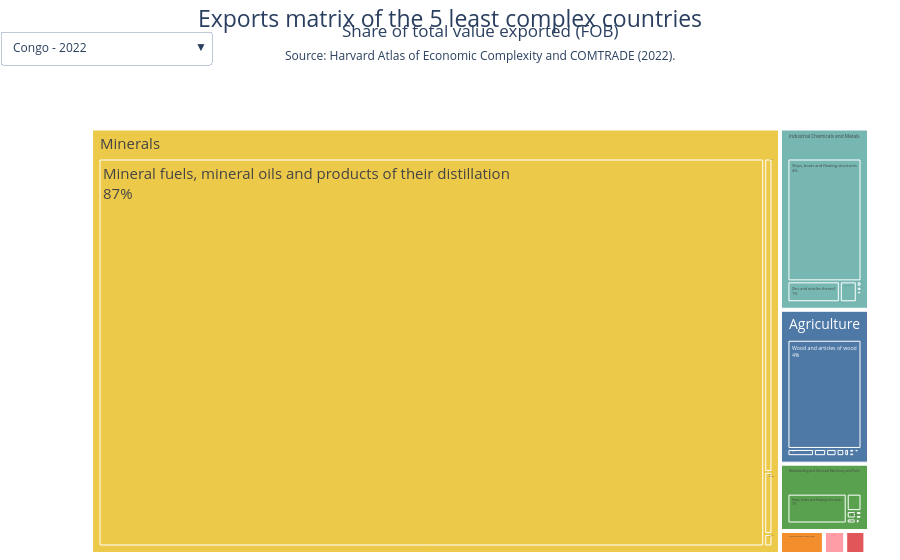

Write notebook code for a chart like this one.
### Code cell
# Plotting a tree map 
 # See this very useful example: https://stackoverflow.com/questions/64100889/add-dropdown-menu-to-plotly-express-treemap

data = bottom5_hs_merged

# Define custom colors for each cluster_name
custom_colors = {
        'Agriculture': '#4E79A7',
        'Industrial Chemicals and Metals': '#76B7B2',
        'Textile and Home Goods': '#FF9DA7',
        'Metalworking and Electrical Machinery and Parts': '#59A14F',
        'Construction, Building, and Home Supplies': '#F28E2B',
        'Electronic and Electrical Goods': '#E15759',
        'Textile Apparel and Accessories': '#AF7AA1',
        'Minerals': '#EDC949',     
}

# Tableau colors
#4E79A7 (Blue)
#F28E2B (Orange)
#E15759 (Red)
# #76B7B2 (Teal)
# #59A14F (Green)
# #EDC949 (Yellow)
# #AF7AA1 (Purple)
#FF9DA7 (Pink)

dfs = list(data.groupby("country",))

first_title = dfs[0][0]
traces = []
buttons = []
for i,d in enumerate(dfs):
        visible = [False] * len(dfs)
        visible[i] = True
        name = d[0]
        traces.append(
            px.treemap(d[1],
                    path=['cluster_name', 'desc_hs2'],
                    values='percent_fobvalue',
                    color='cluster_name',
                    color_discrete_map=custom_colors).update_traces(visible=True if i==0 else False).data[0]
        )
        
        buttons.append(dict(label=name,
                        method="update",
                        args=[{"visible":visible}]))  # Creating the dropdown menu

updatemenus = [{
        'active': 0,
        'buttons': buttons,
        'x': 0.16,  # Adjust the x position
        'y': 1.15,  # Adjust the y position
        'xanchor': 'right',  # Anchor the dropdown to the right
        'yanchor': 'top'  # Anchor the dropdown to the top
    }]

fig = go.Figure(data=traces,
                    layout=dict(updatemenus=updatemenus))

# Add title and subtitle
fig.update_layout(
    title={
        'text': "Exports matrix of the 5 least complex countries",
        'y':0.98,
        'x':0.5,
        'xanchor': 'center',
        'yanchor': 'top',
            'font': {'size': 23} 
        },
    annotations=[
        dict(
            text="Share of total value exported (FOB)",
            x=0.5,
            y=1.18,
            xref="paper",
            yref="paper",
            showarrow=False,
            font=dict(size=17)
            ),
        dict(
            text="Source: Harvard Atlas of Economic Complexity and COMTRADE (2022).",
            x=0.5,
            y=1.12,
            xref="paper",
            yref="paper",
            showarrow=False,
            font=dict(size=12)
        )
        ],
    margin=dict(t=100, l=25, r=25, b=0),
    showlegend=True,
    )

# Show percentages in each quadrant
fig.update_traces(textinfo='label+percent entry', textfont_size=15)

# Create white borders between categories
fig.update_traces(marker=dict(line=dict(width=1)))

# Remove all tooltips except the label and category
fig.update_traces(hovertemplate='%{label}<br>%{value:.1f}%<br>Category: %{customdata[0]}<extra></extra>')

# Erase the border of the treemap graph
fig.update_layout(xaxis_showgrid=False, yaxis_showgrid=False)

# Remove the outer border of the chart
fig.update_layout(
        paper_bgcolor='white',
        plot_bgcolor='white',
        margin=dict(t=100, l=25, r=25, b=0)
)
    
pio.write_json(fig, '../figures/figure3b.json', pretty=True) # JSON
pio.write_html(fig, '../figures/figure3b.html') #HTML 

# Show the figure
fig.show()

### Figure 1 — Plotly figure (JSON) as saved in the notebook; plotly's stock layout.template omitted (floating-point values rounded to 4 significant figures; data arrays with more than 128 entries replaced by an {"elided": "..."} marker saying what was removed)
{"data": [{"branchvalues": "total", "customdata": {"elided": "147x1 str values"}, "domain": {"x": [0, 1], "y": [0, 1]}, "hovertemplate": "%{label}<br>%{value:.1f}%<br>Category: %{customdata[0]}<extra></extra>", "ids": {"elided": "147 str values"}, "labels": {"elided": "147 str values"}, "marker": {"colors": {"elided": "147 str values"}, "line": {"width": 1}}, "name": "", "parents": {"elided": "147 str values"}, "textfont": {"size": 15}, "textinfo": "label+percent entry", "type": "treemap", "values": {"elided": "147 float values"}, "visible": true}, {"branchvalues": "total", "customdata": {"elided": "140x1 str values"}, "domain": {"x": [0, 1], "y": [0, 1]}, "hovertemplate": "%{label}<br>%{value:.1f}%<br>Category: %{customdata[0]}<extra></extra>", "ids": {"elided": "140 str values"}, "labels": {"elided": "140 str values"}, "marker": {"colors": {"elided": "140 str values"}, "line": {"width": 1}}, "name": "", "parents": {"elided": "140 str values"}, "textfont": {"size": 15}, "textinfo": "label+percent entry", "type": "treemap", "values": {"elided": "140 float values"}, "visible": false}, {"branchvalues": "total", "customdata": {"elided": "167x1 str values"}, "domain": {"x": [0, 1], "y": [0, 1]}, "hovertemplate": "%{label}<br>%{value:.1f}%<br>Category: %{customdata[0]}<extra></extra>", "ids": {"elided": "167 str values"}, "labels": {"elided": "167 str values"}, "marker": {"colors": {"elided": "167 str values"}, "line": {"width": 1}}, "name": "", "parents": {"elided": "167 str values"}, "textfont": {"size": 15}, "textinfo": "label+percent entry", "type": "treemap", "values": {"elided": "167 float values"}, "visible": false}, {"branchvalues": "total", "customdata": [["Industrial Chemicals and Metals"], ["Electronic and Electrical Goods"], ["Construction, Building, and Home Supplies"], ["Industrial Chemicals and Metals"], ["Agriculture"], ["Industrial Chemicals and Metals"], ["Minerals"], ["Metalworking and Electrical Machinery and Parts"], ["Electronic and Electrical Goods"], ["Agriculture"], ["Minerals"], ["Industrial Chemicals and Metals"], ["Textile and Home Goods"], ["Agriculture"], ["Minerals"], ["Industrial Chemicals and Metals"], ["Metalworking and Electrical Machinery and Parts"], ["Electronic and Electrical Goods"], ["Construction, Building, and Home Supplies"], ["Textile and Home Goods"], ["Industrial Chemicals and Metals"], ["Metalworking and Electrical Machinery and Parts"], ["Agriculture"], ["Agriculture"], ["Textile and Home Goods"], ["Agriculture"], ["Agriculture"], ["Industrial Chemicals and Metals"], ["Construction, Building, and Home Supplies"], ["Agriculture"], ["Construction, Building, and Home Supplies"], ["Industrial Chemicals and Metals"], ["Construction, Building, and Home Supplies"], ["Construction, Building, and Home Supplies"], ["Textile and Home Goods"], ["Industrial Chemicals and Metals"], ["Minerals"], ["Agriculture"], ["Textile and Home Goods"], ["Metalworking and Electrical Machinery and Parts"], ["Industrial Chemicals and Metals"], ["Textile and Home Goods"], ["Agriculture"], ["Agriculture"], ["Metalworking and Electrical Machinery and Parts"], ["Metalworking and Electrical Machinery and Parts"], ["Metalworking and Electrical Machinery and Parts"], ["Construction, Building, and Home Supplies"], ["Metalworking and Electrical Machinery and Parts"], ["Electronic and Electrical Goods"], ["Agriculture"], ["Textile and Home Goods"], ["Minerals"], ["Electronic and Electrical Goods"], ["Agriculture"], ["Industrial Chemicals and Metals"], ["Construction, Building, and Home Supplies"], ["Construction, Building, and Home Supplies"], ["Agriculture"], ["Textile and Home Goods"], ["Agriculture"], ["Agriculture"], ["Agriculture"], ["Agriculture"], ["Industrial Chemicals and Metals"], ["Construction, Building, and Home Supplies"], ["Industrial Chemicals and Metals"], ["Construction, Building, and Home Supplies"], ["Textile and Home Goods"], ["Industrial Chemicals and Metals"], ["Agriculture"], ["Metalworking and Electrical Machinery and Parts"], ["Agriculture"], ["Metalworking and Electrical Machinery and Parts"], ["Construction, Building, and Home Supplies"], ["Construction, Building, and Home Supplies"], ["Metalworking and Electrical Machinery and Parts"], ["Industrial Chemicals and Metals"], ["Industrial Chemicals and Metals"], ["Textile and Home Goods"], ["Construction, Building, and Home Supplies"], ["Construction, Building, and Home Supplies"], ["Construction, Building, and Home Supplies"], ["Textile and Home Goods"], ["Textile Apparel and Accessories"], ["Metalworking and Electrical Machinery and Parts"], ["Industrial Chemicals and Metals"], ["Agriculture"], ["Construction, Building, and Home Supplies"], ["Textile Apparel and Accessories"], ["Agriculture"], ["Agriculture"], ["Construction, Building, and Home Supplies"], ["Minerals"], ["Industrial Chemicals and Metals"], ["Metalworking and Electrical Machinery and Parts"], ["Industrial Chemicals and Metals"], ["Electronic and Electrical Goods"], ["Construction, Building, and Home Supplies"], ["Agriculture"], ["Textile Apparel and Accessories"], ["Agriculture"], ["Metalworking and Electrical Machinery and Parts"], ["Industrial Chemicals and Metals"], ["Construction, Building, and Home Supplies"], ["Textile and Home Goods"], ["Agriculture"], ["Textile Apparel and Accessories"], ["Textile and Home Goods"], ["Textile and Home Goods"]], "domain": {"x": [0, 1], "y": [0, 1]}, "hovertemplate": "%{label}<br>%{value:.1f}%<br>Category: %{customdata[0]}<extra></extra>", "ids": ["Industrial Chemicals and Metals/Aircraft, spacecraft, and parts thereof", "Electronic and Electrical Goods/Plastics and articles thereof", "Construction, Building, and Home Supplies/Plastics and articles thereof", "Industrial Chemicals and Metals/Pharmaceutical products", "Agriculture/Paper and paperboard", "Industrial Chemicals and Metals/Organic chemicals", "Minerals/Ores, slag and ash", "Metalworking and Electrical Machinery and Parts/Optical, photographic, cinematographic, measuring, checking, medical or surgical instruments and apparatus...", "Electronic and Electrical Goods/Optical, photographic, cinematographic, measuring, checking, medical or surgical instruments and apparatus...", "Agriculture/Oil seeds and oleaginous fruits", "Minerals/Natural, cultured pearls", "Industrial Chemicals and Metals/Natural, cultured pearls", "Textile and Home Goods/Miscellaneous manufactured articles", "Agriculture/Miscellaneous edible preparations", "Minerals/Mineral fuels, mineral oils and products of their distillation", "Industrial Chemicals and Metals/Metals", "Metalworking and Electrical Machinery and Parts/Metal", "Electronic and Electrical Goods/Metal", "Construction, Building, and Home Supplies/Metal", "Textile and Home Goods/Man-made staple fibres", "Industrial Chemicals and Metals/Plastics and articles thereof", "Metalworking and Electrical Machinery and Parts/Plastics and articles thereof", "Agriculture/Preparations of cereals, flour, starch or milk", "Agriculture/Preparations of vegetables, fruit, nuts or other parts of plants", "Textile and Home Goods/Wool, fine or coarse animal hair", "Agriculture/Vegetables and certain roots and tubers", "Agriculture/Trees and other plants, live", "Industrial Chemicals and Metals/Tanning or dyeing extracts", "Construction, Building, and Home Supplies/Tanning or dyeing extracts", "Agriculture/Sugars and sugar confectionery", "Construction, Building, and Home Supplies/Stone, plaster, cement, asbestos, mica or similar materials", "Industrial Chemicals and Metals/Soap, organic surface-active agents", "Construction, Building, and Home Supplies/Soap, organic surface-active agents", "Construction, Building, and Home Supplies/Man-made staple fibres", "Textile and Home Goods/Ships, boats and floating structures", "Industrial Chemicals and Metals/Ships, boats and floating structures", "Minerals/Salt", "Agriculture/Salt", "Textile and Home Goods/Rubber and articles thereof", "Metalworking and Electrical Machinery and Parts/Rubber and articles thereof", "Industrial Chemicals and Metals/Rubber and articles thereof", "Textile and Home Goods/Raw hides and skins (other than furskins) and leather", "Agriculture/Raw hides and skins (other than furskins) and leather", "Agriculture/Products of the milling industry", "Metalworking and Electrical Machinery and Parts/Ships, boats and floating structures", "Metalworking and Electrical Machinery and Parts/Machinery and mechanical appliances, boilers, nuclear reactors", "Metalworking and Electrical Machinery and Parts/Metals", "Construction, Building, and Home Supplies/Machinery and mechanical appliances, boilers, nuclear reactors", "Metalworking and Electrical Machinery and Parts/Electrical machinery and equipment and parts thereof", "Electronic and Electrical Goods/Electrical machinery and equipment and parts thereof", "Agriculture/Dairy produce", "Textile and Home Goods/Cotton", "Minerals/Copper and articles thereof", "Electronic and Electrical Goods/Machinery and mechanical appliances, boilers, nuclear reactors", "Agriculture/Cocoa and cocoa preparations", "Industrial Chemicals and Metals/Chemical products n.e.c.", "Construction, Building, and Home Supplies/Chemical products n.e.c.", "Construction, Building, and Home Supplies/Essential oils and resinoids", "Agriculture/Cereals", "Textile and Home Goods/Carpets and other textile floor coverings", "Agriculture/Beverages, spirits and vinegar", "Agriculture/Articles of leather", "Agriculture/Animal, vegetable or microbial fats and oils and their cleavage products", "Agriculture/Animal originated products", "Industrial Chemicals and Metals/Aluminium and articles thereof", "Construction, Building, and Home Supplies/Aluminium and articles thereof", "Industrial Chemicals and Metals/Albuminoidal substances", "Construction, Building, and Home Supplies/Albuminoidal substances", "Textile and Home Goods/Ceramic products", "Industrial Chemicals and Metals/Essential oils and resinoids", "Agriculture/Coffee, tea, mate and spices", "Metalworking and Electrical Machinery and Parts/Explosives", "Agriculture/Lac", "Metalworking and Electrical Machinery and Parts/Iron or steel articles", "Construction, Building, and Home Supplies/Explosives", "Construction, Building, and Home Supplies/Iron or steel articles", "Metalworking and Electrical Machinery and Parts/Iron and steel", "Industrial Chemicals and Metals/Iron and steel", "Industrial Chemicals and Metals/Inorganic chemicals", "Textile and Home Goods/Glass and glassware", "Construction, Building, and Home Supplies/Glass and glassware", "Construction, Building, and Home Supplies/Iron and steel", "Construction, Building, and Home Supplies/Furniture", "Textile and Home Goods/Fabrics", "Textile Apparel and Accessories/Feathers and down, prepared", "Metalworking and Electrical Machinery and Parts/Furniture", "Industrial Chemicals and Metals/Fertilizers", "Agriculture/Fish and crustaceans, molluscs and other aquatic invertebrates", "Construction, Building, and Home Supplies/Fertilizers", "Textile Apparel and Accessories/Footwear", "Agriculture/Fruit and nuts, edible", "Agriculture/Food industries, residues and wastes thereof", "Construction, Building, and Home Supplies/Lead and articles thereof", "Minerals", "Industrial Chemicals and Metals/Zinc and articles thereof", "Metalworking and Electrical Machinery and Parts", "Industrial Chemicals and Metals", "Electronic and Electrical Goods", "Construction, Building, and Home Supplies", "Agriculture", "Textile Apparel and Accessories/Textiles, made up articles", "Agriculture/Wood and articles of wood", "Metalworking and Electrical Machinery and Parts/Vehicles", "Industrial Chemicals and Metals/Vehicles", "Construction, Building, and Home Supplies/Vehicles", "Textile and Home Goods/Vegetable textile fibres", "Agriculture/Tobacco and manufactured tobacco substitutes", "Textile Apparel and Accessories", "Textile and Home Goods/Wood and articles of wood", "Textile and Home Goods"], "labels": ["Aircraft, spacecraft, and parts thereof", "Plastics and articles thereof", "Plastics and articles thereof", "Pharmaceutical products", "Paper and paperboard", "Organic chemicals", "Ores, slag and ash", "Optical, photographic, cinematographic, measuring, checking, medical or surgical instruments and apparatus...", "Optical, photographic, cinematographic, measuring, checking, medical or surgical instruments and apparatus...", "Oil seeds and oleaginous fruits", "Natural, cultured pearls", "Natural, cultured pearls", "Miscellaneous manufactured articles", "Miscellaneous edible preparations", "Mineral fuels, mineral oils and products of their distillation", "Metals", "Metal", "Metal", "Metal", "Man-made staple fibres", "Plastics and articles thereof", "Plastics and articles thereof", "Preparations of cereals, flour, starch or milk", "Preparations of vegetables, fruit, nuts or other parts of plants", "Wool, fine or coarse animal hair", "Vegetables and certain roots and tubers", "Trees and other plants, live", "Tanning or dyeing extracts", "Tanning or dyeing extracts", "Sugars and sugar confectionery", "Stone, plaster, cement, asbestos, mica or similar materials", "Soap, organic surface-active agents", "Soap, organic surface-active agents", "Man-made staple fibres", "Ships, boats and floating structures", "Ships, boats and floating structures", "Salt", "Salt", "Rubber and articles thereof", "Rubber and articles thereof", "Rubber and articles thereof", "Raw hides and skins (other than furskins) and leather", "Raw hides and skins (other than furskins) and leather", "Products of the milling industry", "Ships, boats and floating structures", "Machinery and mechanical appliances, boilers, nuclear reactors", "Metals", "Machinery and mechanical appliances, boilers, nuclear reactors", "Electrical machinery and equipment and parts thereof", "Electrical machinery and equipment and parts thereof", "Dairy produce", "Cotton", "Copper and articles thereof", "Machinery and mechanical appliances, boilers, nuclear reactors", "Cocoa and cocoa preparations", "Chemical products n.e.c.", "Chemical products n.e.c.", "Essential oils and resinoids", "Cereals", "Carpets and other textile floor coverings", "Beverages, spirits and vinegar", "Articles of leather", "Animal, vegetable or microbial fats and oils and their cleavage products", "Animal originated products", "Aluminium and articles thereof", "Aluminium and articles thereof", "Albuminoidal substances", "Albuminoidal substances", "Ceramic products", "Essential oils and resinoids", "Coffee, tea, mate and spices", "Explosives", "Lac", "Iron or steel articles", "Explosives", "Iron or steel articles", "Iron and steel", "Iron and steel", "Inorganic chemicals", "Glass and glassware", "Glass and glassware", "Iron and steel", "Furniture", "Fabrics", "Feathers and down, prepared", "Furniture", "Fertilizers", "Fish and crustaceans, molluscs and other aquatic invertebrates", "Fertilizers", "Footwear", "Fruit and nuts, edible", "Food industries, residues and wastes thereof", "Lead and articles thereof", "Minerals", "Zinc and articles thereof", "Metalworking and Electrical Machinery and Parts", "Industrial Chemicals and Metals", "Electronic and Electrical Goods", "Construction, Building, and Home Supplies", "Agriculture", "Textiles, made up articles", "Wood and articles of wood", "Vehicles", "Vehicles", "Vehicles", "Vegetable textile fibres", "Tobacco and manufactured tobacco substitutes", "Textile Apparel and Accessories", "Wood and articles of wood", "Textile and Home Goods"], "marker": {"colors": ["#76B7B2", "#E15759", "#F28E2B", "#76B7B2", "#4E79A7", "#76B7B2", "#EDC949", "#59A14F", "#E15759", "#4E79A7", "#EDC949", "#76B7B2", "#FF9DA7", "#4E79A7", "#EDC949", "#76B7B2", "#59A14F", "#E15759", "#F28E2B", "#FF9DA7", "#76B7B2", "#59A14F", "#4E79A7", "#4E79A7", "#FF9DA7", "#4E79A7", "#4E79A7", "#76B7B2", "#F28E2B", "#4E79A7", "#F28E2B", "#76B7B2", "#F28E2B", "#F28E2B", "#FF9DA7", "#76B7B2", "#EDC949", "#4E79A7", "#FF9DA7", "#59A14F", "#76B7B2", "#FF9DA7", "#4E79A7", "#4E79A7", "#59A14F", "#59A14F", "#59A14F", "#F28E2B", "#59A14F", "#E15759", "#4E79A7", "#FF9DA7", "#EDC949", "#E15759", "#4E79A7", "#76B7B2", "#F28E2B", "#F28E2B", "#4E79A7", "#FF9DA7", "#4E79A7", "#4E79A7", "#4E79A7", "#4E79A7", "#76B7B2", "#F28E2B", "#76B7B2", "#F28E2B", "#FF9DA7", "#76B7B2", "#4E79A7", "#59A14F", "#4E79A7", "#59A14F", "#F28E2B", "#F28E2B", "#59A14F", "#76B7B2", "#76B7B2", "#FF9DA7", "#F28E2B", "#F28E2B", "#F28E2B", "#FF9DA7", "#AF7AA1", "#59A14F", "#76B7B2", "#4E79A7", "#F28E2B", "#AF7AA1", "#4E79A7", "#4E79A7", "#F28E2B", "#EDC949", "#76B7B2", "#59A14F", "#76B7B2", "#E15759", "#F28E2B", "#4E79A7", "#AF7AA1", "#4E79A7", "#59A14F", "#76B7B2", "#F28E2B", "#FF9DA7", "#4E79A7", "#AF7AA1", "#FF9DA7", "#FF9DA7"], "line": {"width": 1}}, "name": "", "parents": ["Industrial Chemicals and Metals", "Electronic and Electrical Goods", "Construction, Building, and Home Supplies", "Industrial Chemicals and Metals", "Agriculture", "Industrial Chemicals and Metals", "Minerals", "Metalworking and Electrical Machinery and Parts", "Electronic and Electrical Goods", "Agriculture", "Minerals", "Industrial Chemicals and Metals", "Textile and Home Goods", "Agriculture", "Minerals", "Industrial Chemicals and Metals", "Metalworking and Electrical Machinery and Parts", "Electronic and Electrical Goods", "Construction, Building, and Home Supplies", "Textile and Home Goods", "Industrial Chemicals and Metals", "Metalworking and Electrical Machinery and Parts", "Agriculture", "Agriculture", "Textile and Home Goods", "Agriculture", "Agriculture", "Industrial Chemicals and Metals", "Construction, Building, and Home Supplies", "Agriculture", "Construction, Building, and Home Supplies", "Industrial Chemicals and Metals", "Construction, Building, and Home Supplies", "Construction, Building, and Home Supplies", "Textile and Home Goods", "Industrial Chemicals and Metals", "Minerals", "Agriculture", "Textile and Home Goods", "Metalworking and Electrical Machinery and Parts", "Industrial Chemicals and Metals", "Textile and Home Goods", "Agriculture", "Agriculture", "Metalworking and Electrical Machinery and Parts", "Metalworking and Electrical Machinery and Parts", "Metalworking and Electrical Machinery and Parts", "Construction, Building, and Home Supplies", "Metalworking and Electrical Machinery and Parts", "Electronic and Electrical Goods", "Agriculture", "Textile and Home Goods", "Minerals", "Electronic and Electrical Goods", "Agriculture", "Industrial Chemicals and Metals", "Construction, Building, and Home Supplies", "Construction, Building, and Home Supplies", "Agriculture", "Textile and Home Goods", "Agriculture", "Agriculture", "Agriculture", "Agriculture", "Industrial Chemicals and Metals", "Construction, Building, and Home Supplies", "Industrial Chemicals and Metals", "Construction, Building, and Home Supplies", "Textile and Home Goods", "Industrial Chemicals and Metals", "Agriculture", "Metalworking and Electrical Machinery and Parts", "Agriculture", "Metalworking and Electrical Machinery and Parts", "Construction, Building, and Home Supplies", "Construction, Building, and Home Supplies", "Metalworking and Electrical Machinery and Parts", "Industrial Chemicals and Metals", "Industrial Chemicals and Metals", "Textile and Home Goods", "Construction, Building, and Home Supplies", "Construction, Building, and Home Supplies", "Construction, Building, and Home Supplies", "Textile and Home Goods", "Textile Apparel and Accessories", "Metalworking and Electrical Machinery and Parts", "Industrial Chemicals and Metals", "Agriculture", "Construction, Building, and Home Supplies", "Textile Apparel and Accessories", "Agriculture", "Agriculture", "Construction, Building, and Home Supplies", "", "Industrial Chemicals and Metals", "", "", "", "", "", "Textile Apparel and Accessories", "Agriculture", "Metalworking and Electrical Machinery and Parts", "Industrial Chemicals and Metals", "Construction, Building, and Home Supplies", "Textile and Home Goods", "Agriculture", "", "Textile and Home Goods", ""], "textfont": {"size": 15}, "textinfo": "label+percent entry", "type": "treemap", "values": [0.0354, 0.002141, 0.04028, 0.0007313, 0.005815, 0.001492, 0.1005, 0.0008197, 0.0002694, 0.3739, 0.000496, 0.0003751, 0.000457, 0.0263, 53.96, 0.0002312, 9.815e-05, 0.006887, 0.003856, 0.001205, 0.01739, 2.159e-05, 0.003306, 0.0004312, 9.371e-06, 0.001925, 0.03462, 0.0009377, 0.000138, 0.001989, 0.0003749, 0.009641, 0.006535, 1.471e-05, 0.005588, 0.5788, 0.07143, 0.001241, 0.06044, 5.483e-06, 0.0006287, 0.07338, 0.007878, 0.00416, 0.08243, 0.005412, 0.0002716, 8.584e-05, 3.336e-06, 0.01131, 0.004975, 0.01703, 0.1403, 0.002733, 0.6383, 0.00085, 0.0174, 0.009246, 0.002652, 6.13e-05, 0.008335, 0.0002454, 0.0185, 0.001171, 0.01171, 0.2525, 0.0007696, 5.33e-05, 5.94e-06, 3.63e-05, 0.05018, 0.0009452, 0.003615, 0.0002049, 7.76e-05, 0.003452, 0.01534, 0.001545, 0.02324, 0.01173, 0.01566, 0.005958, 9.567e-05, 2.194e-05, 0.009932, 8.225e-06, 1.802, 0.04835, 2.675e-05, 0.0005373, 0.2323, 0.0825, 0.1003, 54.27, 0.001421, 0.151, 2.489, 0.02334, 0.4565, 1.694, 0.004428, 0.0003468, 0.04542, 0.001872, 0.0004189, 2.283e-05, 0.1413, 0.0149, 2.436e-05, 0.17], "visible": false}, {"branchvalues": "total", "customdata": {"elided": "143x1 str values"}, "domain": {"x": [0, 1], "y": [0, 1]}, "hovertemplate": "%{label}<br>%{value:.1f}%<br>Category: %{customdata[0]}<extra></extra>", "ids": {"elided": "143 str values"}, "labels": {"elided": "143 str values"}, "marker": {"colors": {"elided": "143 str values"}, "line": {"width": 1}}, "name": "", "parents": {"elided": "143 str values"}, "textfont": {"size": 15}, "textinfo": "label+percent entry", "type": "treemap", "values": {"elided": "143 float values"}, "visible": false}], "layout": {"annotations": [{"font": {"size": 17}, "showarrow": false, "text": "Share of total value exported (FOB)", "x": 0.5, "xref": "paper", "y": 1.18, "yref": "paper"}, {"font": {"size": 12}, "showarrow": false, "text": "Source: Harvard Atlas of Economic Complexity and COMTRADE (2022).", "x": 0.5, "xref": "paper", "y": 1.12, "yref": "paper"}], "margin": {"b": 0, "l": 25, "r": 25, "t": 100}, "paper_bgcolor": "white", "plot_bgcolor": "white", "showlegend": true, "title": {"font": {"size": 23}, "text": "Exports matrix of the 5 least complex countries", "x": 0.5, "xanchor": "center", "y": 0.98, "yanchor": "top"}, "updatemenus": [{"active": 0, "buttons": [{"args": [{"visible": [true, false, false, false, false]}], "label": "Congo - 2022", "method": "update"}, {"args": [{"visible": [false, true, false, false, false]}], "label": "Dem. Rep. of the Congo - 2022", "method": "update"}, {"args": [{"visible": [false, false, true, false, false]}], "label": "Mozambique - 2022", "method": "update"}, {"args": [{"visible": [false, false, false, true, false]}], "label": "Nigeria - 2022", "method": "update"}, {"args": [{"visible": [false, false, false, false, true]}], "label": "Papua New Guinea - 2020", "method": "update"}], "x": 0.16, "xanchor": "right", "y": 1.15, "yanchor": "top"}], "xaxis": {"showgrid": false}, "yaxis": {"showgrid": false}}}
